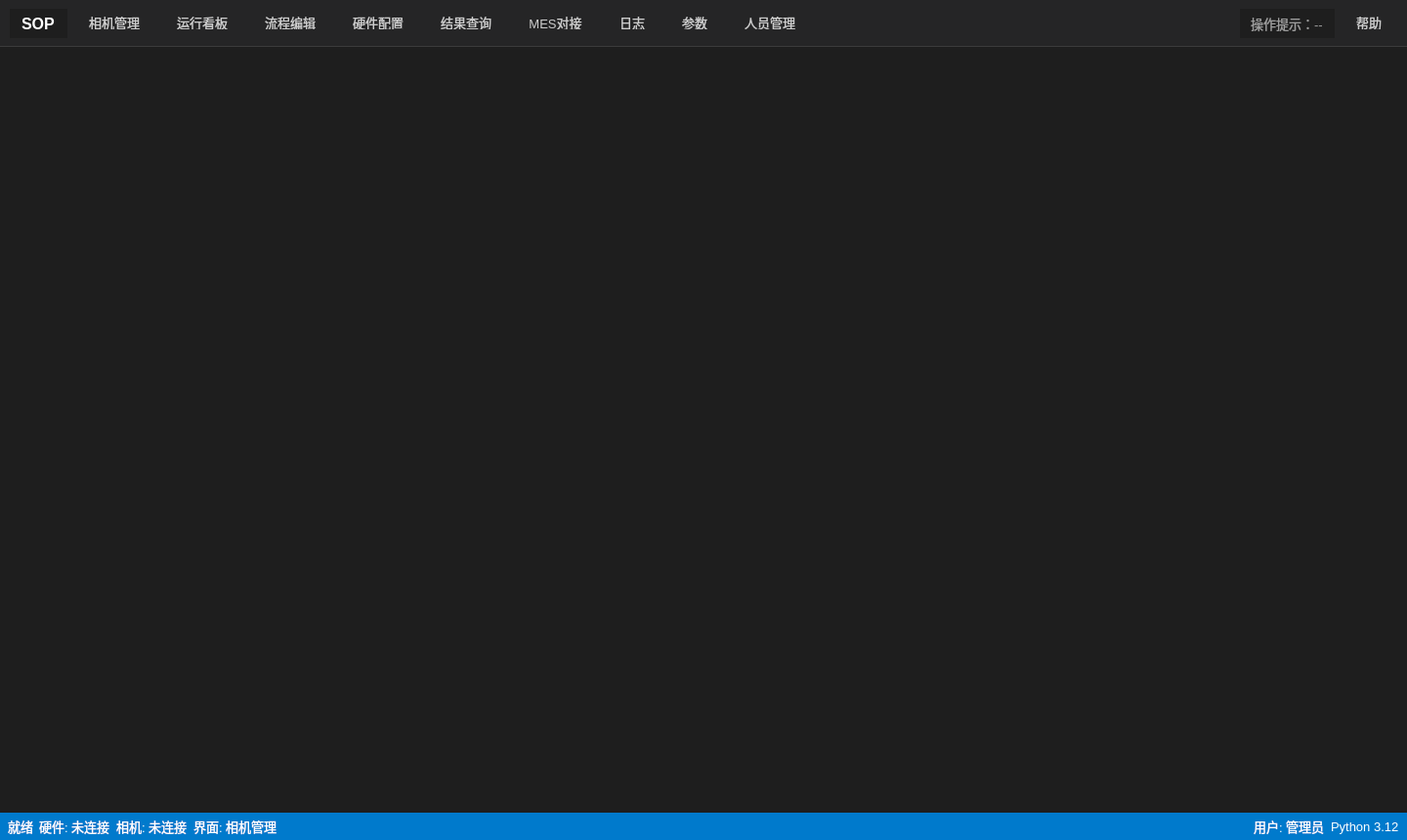
<?xml version="1.0" encoding="UTF-8"?>
<ui version="4.0">
 <class>MainWindow</class>
 <widget class="QMainWindow" name="MainWindow">
  <property name="geometry"><rect><x>0</x><y>0</y><width>1440</width><height>860</height></rect></property>
  <property name="styleSheet">
   <string notr="true">QWidget { background-color: #1e1e1e; color: #d4d4d4; font-family: "Microsoft YaHei", "Segoe UI"; font-size: 13px; }
QFrame#navBar { background-color: #252526; border-bottom: 1px solid #3c3c3c; }
QLabel#navAppTitle { color: #ffffff; font-size: 16px; font-weight: 700; padding: 0 8px; }
QLabel#navTip { color: #9d9d9d; padding: 0 8px; }
QFrame#navBar QPushButton { text-align: center; padding: 6px 16px; border: none; border-bottom: 3px solid transparent; background: transparent; color: #cccccc; }
QFrame#navBar QPushButton:hover { background-color: #2a2d2e; color: #ffffff; }
QFrame#navBar QPushButton:checked { background-color: #37373d; border-bottom: 3px solid #007acc; color: #ffffff; }
QPushButton { background-color: #333333; border: 1px solid #555555; border-radius: 3px; padding: 6px 12px; color: #d4d4d4; }
QFrame#statusBar { background-color: #007acc; color: #ffffff; }
QFrame#statusBar QLabel { background: transparent; color: #ffffff; }</string>
  </property>
  <widget class="QWidget" name="centralWidget">
   <layout class="QVBoxLayout" name="rootLayout">
    <property name="spacing"><number>0</number></property>
    <property name="leftMargin"><number>0</number></property>
    <property name="topMargin"><number>0</number></property>
    <property name="rightMargin"><number>0</number></property>
    <property name="bottomMargin"><number>0</number></property>
    <item>
     <widget class="QFrame" name="navBar">
      <property name="minimumSize"><size><width>0</width><height>48</height></size></property>
      <property name="maximumSize"><size><width>16777215</width><height>48</height></size></property>
      <layout class="QHBoxLayout" name="navLayout">
       <property name="leftMargin"><number>10</number></property>
       <property name="rightMargin"><number>10</number></property>
       <item><widget class="QLabel" name="navAppTitle"><property name="text"><string>SOP</string></property></widget></item>
       <item><widget class="QPushButton" name="cameraButton"><property name="text"><string>相机管理</string></property><property name="checkable"><bool>true</bool></property></widget></item>
       <item><widget class="QPushButton" name="dashboardButton"><property name="text"><string>运行看板</string></property><property name="checkable"><bool>true</bool></property></widget></item>
       <item><widget class="QPushButton" name="flowButton"><property name="text"><string>流程编辑</string></property><property name="checkable"><bool>true</bool></property></widget></item>
       <item><widget class="QPushButton" name="hardwareButton"><property name="text"><string>硬件配置</string></property><property name="checkable"><bool>true</bool></property></widget></item>
       <item><widget class="QPushButton" name="resultButton"><property name="text"><string>结果查询</string></property><property name="checkable"><bool>true</bool></property></widget></item>
       <item><widget class="QPushButton" name="mesButton"><property name="text"><string>MES对接</string></property><property name="checkable"><bool>true</bool></property></widget></item>
       <item><widget class="QPushButton" name="logButton"><property name="text"><string>日志</string></property><property name="checkable"><bool>true</bool></property></widget></item>
       <item><widget class="QPushButton" name="paramButton"><property name="text"><string>参数</string></property><property name="checkable"><bool>true</bool></property></widget></item>
       <item><widget class="QPushButton" name="personnelButton"><property name="text"><string>人员管理</string></property><property name="checkable"><bool>true</bool></property></widget></item>
       <item><spacer name="navSpacer"><property name="orientation"><enum>Qt::Horizontal</enum></property><property name="sizeHint" stdset="0"><size><width>40</width><height>20</height></size></property></spacer></item>
       <item><widget class="QLabel" name="navTip"><property name="text"><string>操作提示：--</string></property></widget></item>
       <item><widget class="QPushButton" name="helpButton"><property name="text"><string>帮助</string></property></widget></item>
      </layout>
     </widget>
    </item>
    <item><widget class="QStackedWidget" name="stackedWidget"/></item>
    <item>
     <widget class="QFrame" name="statusBar">
      <property name="minimumSize"><size><width>0</width><height>28</height></size></property>
      <property name="maximumSize"><size><width>16777215</width><height>28</height></size></property>
      <layout class="QHBoxLayout" name="statusLayout">
       <property name="leftMargin"><number>8</number></property>
       <property name="rightMargin"><number>8</number></property>
       <property name="topMargin"><number>0</number></property>
       <property name="bottomMargin"><number>0</number></property>
       <item><widget class="QLabel" name="readyStatus"><property name="text"><string>就绪</string></property></widget></item>
       <item><widget class="QLabel" name="hardwareStatus"><property name="text"><string>硬件: 未连接</string></property></widget></item>
       <item><widget class="QLabel" name="cameraStatus"><property name="text"><string>相机: 未连接</string></property></widget></item>
       <item><widget class="QLabel" name="pageStatus"><property name="text"><string>界面: 相机管理</string></property></widget></item>
       <item><spacer name="statusSpacer"><property name="orientation"><enum>Qt::Horizontal</enum></property><property name="sizeHint" stdset="0"><size><width>40</width><height>20</height></size></property></spacer></item>
       <item><widget class="QLabel" name="userStatus"><property name="text"><string>用户: 管理员</string></property></widget></item>
       <item><widget class="QLabel" name="pythonStatus"><property name="text"><string>Python 3.12</string></property></widget></item>
      </layout>
     </widget>
    </item>
   </layout>
  </widget>
 </widget>
 <resources/>
 <connections/>
</ui>
